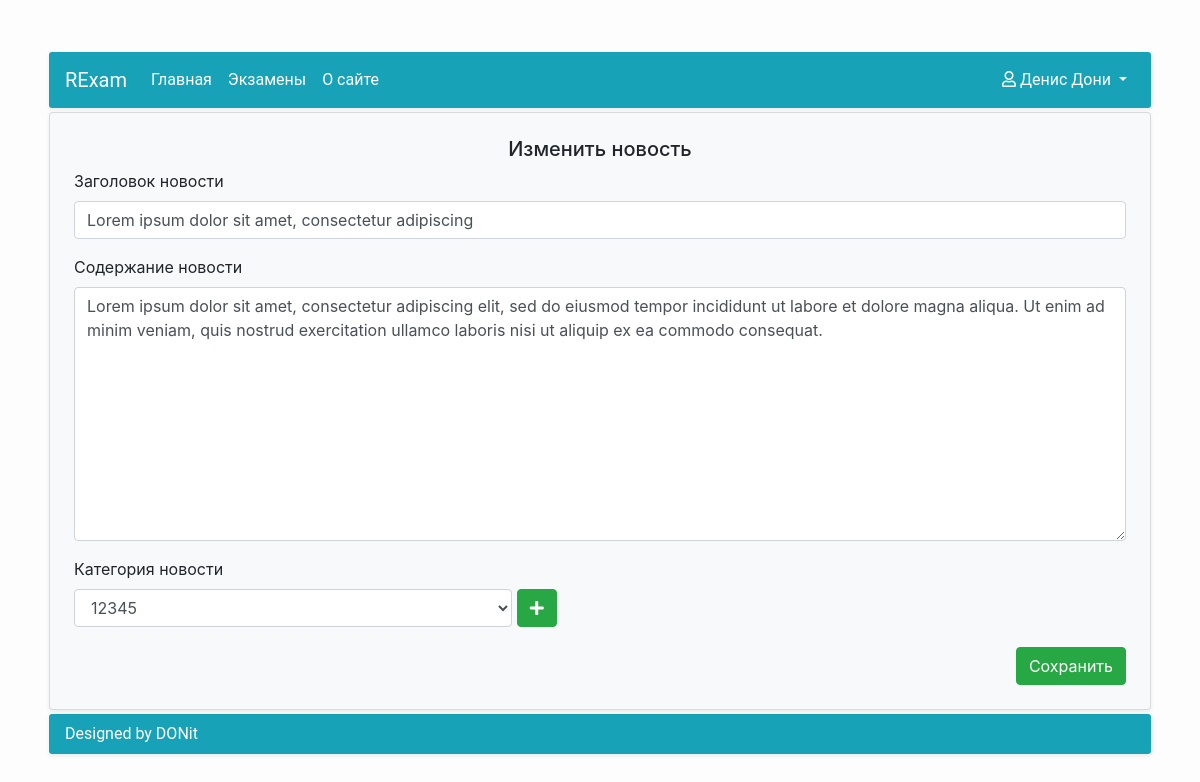
The app's page /news/news_update/11 (signed in) with its own data.
### Accounts/models.py (models this page shows, shortened)
class UserAccount(AbstractUser):
    middle_name = models.CharField(max_length=20, blank=True, null=False, verbose_name=u'Отчество')
    study_group = models.ForeignKey(StudyGroup, on_delete=models.SET_NULL, null=True, blank=True)
    REQUIRED_FIELDS = ['email', 'first_name', 'last_name']
    class Meta:
        verbose_name = u'Пользователь'
        verbose_name_plural = u'Пользователи'

### News/models.py (models this page shows, shortened)
class News(Model):
    news_header = CharField(max_length=50, null=False, blank=False, verbose_name=u'Заголовок новости')
    news_content = TextField(null=False, blank=False, verbose_name=u'Содержание новости')
    news_category = ForeignKey(NewsCategory, null=True, blank=False, on_delete=SET_NULL,
                               verbose_name=u'Категория новости')
    news_date = DateTimeField(auto_now_add=True, blank=False, verbose_name=u'Дата и время новости')
    news_author = ForeignKey(UserAccount, null=True, on_delete=SET_NULL, verbose_name=u'Автор новости')
    class Meta:
        verbose_name = u'Новость'
        verbose_name_plural = u'Новости'

### News/views.py (the view)
# urls.py: path('news_update/<pk>', UpdateNews.as_view(), name='UpdateNews'),
class UpdateNews(PermissionRequiredMixin, UpdateView):
    model = News
    success_url = reverse_lazy('HomePage')
    permission_required = 'News.change_news'
    form_class = NewsCreateForm
    template_name = 'News/UpdateNews.html'

### News/forms.py
class NewsCreateForm(ModelForm):
    class Meta:
        model = News
        fields = ('news_header', 'news_content', 'news_category')
        widgets = {
            'news_header': TextInput(attrs={'class': 'form-control', 'placeholder': 'Заголовок'}),
            'news_content': Textarea(attrs={'class': 'form-control', 'placeholder': 'Содержание'}),
            'news_category': Select(attrs={'class': 'form-control col-5 d-inline', 'placeholder': 'Категория'})
        }

### News/models.py (called while the page is built)
    def __str__(self):
        return self.name

### News/templates/News/UpdateNews.html (shortened to what this page needs)
{% extends 'RExam/BaseContent.html' %}
{% block content %}
    <div class="card bg-light shadow-sm m-1">
        <form class="p-4" action="" method="post" enctype="multipart/form-data">
            <h5 class="text-center">Изменить новость</h5>
            {% for field in form %}
                {% if forloop.last %}
                    <div class="form-group">
                        <label class="d-block" for="{{ field.id_for_label }}">{{ field.label }}</label>
                        {{ field }}
                        <a href="{% url 'CreateCategory' %}" class="btn btn-success mb-1"><i
                                class="fas fa-plus"></i></a>
                    </div>
                {% else %}
                    <div class="form-group">
                        <label class="d-block" for="{{ field.id_for_label }}">{{ field.label }}</label>
                        {{ field }}
                    </div>
                {% endif %}
            {% endfor %}
            <div class="d-flex justify-content-end">
                <button class="btn btn-success" type="submit">Сохранить</button>
            </div>
        </form>
    </div>
{% endblock content %}

### RExam/templates/RExam/BaseContent.html (shortened to what this page needs)
{% extends 'RExam/base.html' %}
{% block body_start %}
    <div class="d-flex justify-content-center h-100">
        <div class="container mt-lg-5">
            <nav class="navbar navbar-expand-lg navbar-dark bg-info menu shadow-sm m-1">
                <a class="navbar-brand" href="">RExam</a>
                <div class="collapse navbar-collapse" id="navbarSupportedContent">
                    <ul class="navbar-nav mr-auto">
                        <li class="nav-item active">
                            <a class="nav-link" href="{% url 'HomePage' %}">Главная</a>
                        </li>
                        <li class="nav-item active">
                            <a class="nav-link" href="{% url 'ListExams' %}">Экзамены</a>
                        </li>
                        <li class="nav-item active">
                            <a class="nav-link" href="{% url 'AboutPage' %}">О сайте</a>
                        </li>
                    </ul>
                    <ul class="nav navbar-nav navbar-right">
                        <li class="nav-item dropdown align-right">
                            <a class="nav-link dropdown-toggle active" href="#" id="navbarDropdown" role="button"
                               data-toggle="dropdown"
                               aria-haspopup="true" aria-expanded="false"><i class="far fa-user"></i>
                                {{ user.get_full_name }}
                            </a>
                        </li>
                    </ul>
                </div>
            </nav>
            {% block content %}{% endblock content %}
            <div class="footer shadow-sm m-1">
                <div class="footer-content bg-info">Designed by DONit</div>
            </div>
        </div>
    </div>
{% endblock body_start %}

### RExam/static/RExam/style.css (style rules this page uses)
html, body { height: 100%; margin: 0; padding: 0; }
body { background: #fdfdfd; }
.footer-content { font-family: Roboto, sans-serif; border-radius: 3px; color: white; padding: .5rem 1rem; }
.menu { font-family: Roboto, sans-serif; border-radius: 3px; }

### records on screen
UserAccount: get_full_name "Денис Дони"
News: form "Lorem ipsum dolor sit amet, consectetur adipiscing" "Lorem ipsum dolor sit amet, consectetur adipiscing elit, sed do eiusmod tempor incididunt ut labore et dolore magna aliqua. Ut enim ad minim veniam, quis nostrud exercitation ullamco laboris nisi ut aliquip ex ea commodo consequat.", form "12345"

### other values on screen
{{ field.label }} "Заголовок новости" "Содержание новости"
{{ field.label }} "Категория новости"
